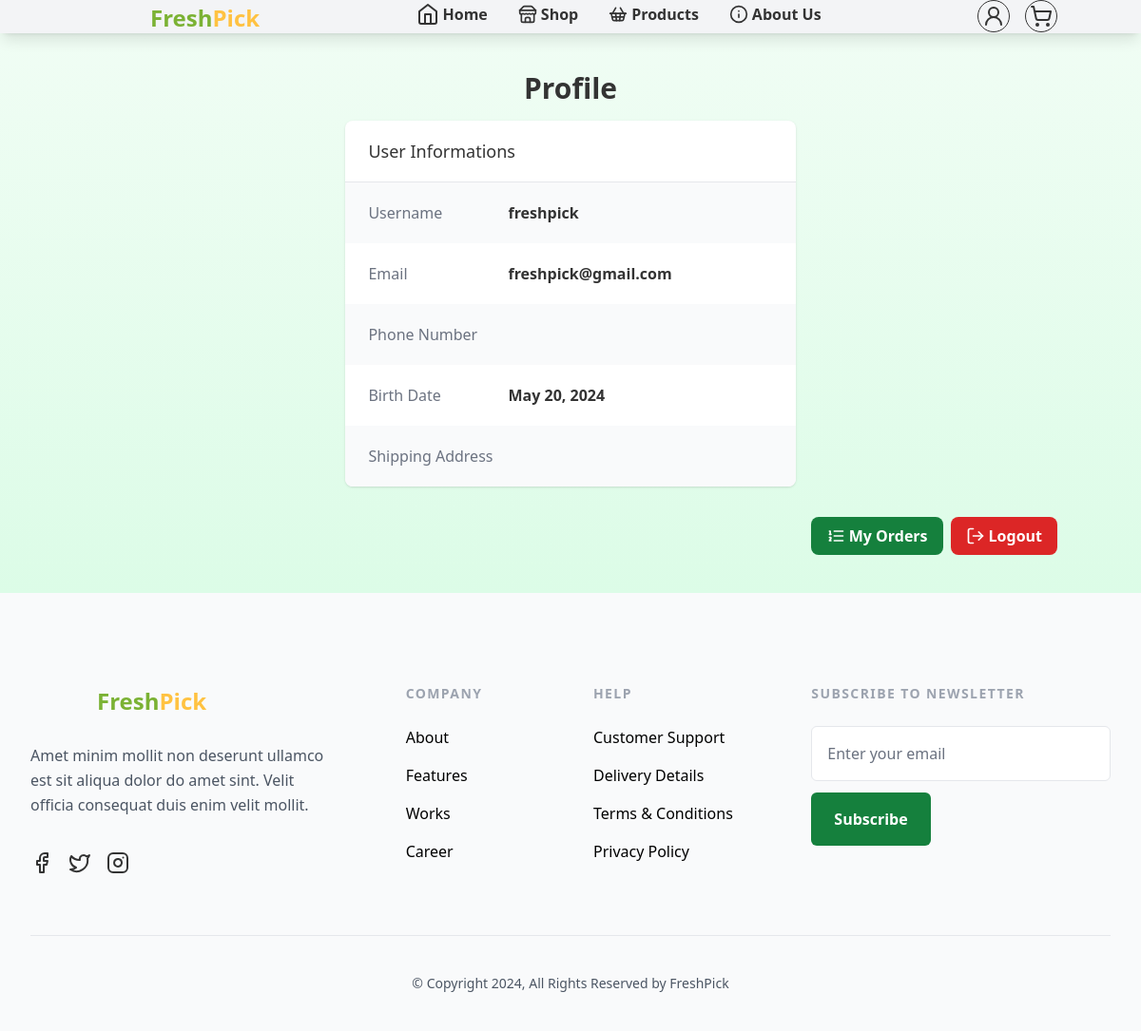
The page /profile/ (signed in) on the database its author committed.
### FreshPickApp/models.py (models this page shows, shortened)
class User(AbstractUser):
    email = models.EmailField(max_length=255, unique=True)
    phone_number = models.CharField(max_length=255)
    birth_date = models.DateField(default=timezone.now)
    shipping_address = models.TextField()

### FreshPickApp/views.py (the view)
# urls.py: path('profile/', views.profile, name='profile'),
@login_required
def profile(request):
    user = request.user
    return render(request, 'profile.html', {'user': user})

### FreshPickApp/templates/profile.html (shortened to what this page needs)
{% extends 'base.html' %}
{% load static %}
{% block content %}
<div class="bg-gradient-to-b from-green-50 to-green-100">
    <div class="container mx-auto py-10">
        <h2 class="text-3xl font-bold mb-4 text-[#333333] mx-auto w-fit">Profile</h2>
        <div class="bg-white shadow overflow-hidden sm:rounded-lg w-fit mx-auto">
            <div class="px-4 py-5 sm:px-6">
                <h3 class="text-lg leading-6 font-medium text-[#333333]">User Informations</h3>
            </div>
            <div class="border-t border-gray-200 w-fit">
                <dl>
                    <div class="bg-gray-50 px-4 py-5 sm:grid sm:grid-cols-3 sm:gap-4 sm:px-6">
                        <dt class="text-md font-medium text-gray-500">Username</dt>
                        <dd class="mt-1 text-md font-semibold text-[#333333] sm:mt-0 sm:col-span-2">{{ user.username }}</dd>
                    </div>
                    <div class="bg-white px-4 py-5 sm:grid sm:grid-cols-3 sm:gap-4 sm:px-6">
                        <dt class="text-md font-medium text-gray-500">Email</dt>
                        <dd class="mt-1 text-md font-semibold text-[#333333] sm:mt-0 sm:col-span-2">{{ user.email }}</dd>
                    </div>
                    <div class="bg-gray-50 px-4 py-5 sm:grid sm:grid-cols-3 sm:gap-4 sm:px-6">
                        <dt class="text-md font-medium text-gray-500">Phone Number</dt>
                        <dd class="mt-1 text-md font-semibold text-[#333333] sm:mt-0 sm:col-span-2">{{ user.phone_number }}</dd>
                    </div>
                    <div class="bg-white px-4 py-5 sm:grid sm:grid-cols-3 sm:gap-4 sm:px-6">
                        <dt class="text-md font-medium text-gray-500">Birth Date</dt>
                        <dd class="mt-1 text-md font-semibold text-[#333333] sm:mt-0 sm:col-span-2">{{ user.birth_date }}</dd>
                    </div>
                    <div class="bg-gray-50 px-4 py-5 sm:grid sm:grid-cols-3 sm:gap-4 sm:px-6">
                        <dt class="text-md font-medium text-gray-500">Shipping Address</dt>
                        <dd class="mt-1 text-md font-semibold text-[#333333] sm:mt-0 sm:col-span-2">{{ user.shipping_address }}</dd>
                    </div>
                </dl>
            </div>
        </div>
        <div class="mt-8 flex justify-end">
            <a href="{% url 'order_history' %}" class="inline-flex items-center gap-1 bg-green-700 text-white font-bold py-2 px-4 rounded-lg hover:bg-green-700/[.8] transition-all duration-200 mr-2">
                My Orders
            </a>
            <a href="{% url 'logout' %}" class="inline-flex items-center gap-1 bg-red-600 text-white font-bold py-2 px-4 rounded-lg hover:bg-red-500/[.8] transition-all duration-200">
                Logout
            </a>
        </div>
    </div>
</div>
{% endblock %}

### rows shown on the page
User: username "freshpick", email "freshpick@gmail.com", birth_date "May 20, 2024"
